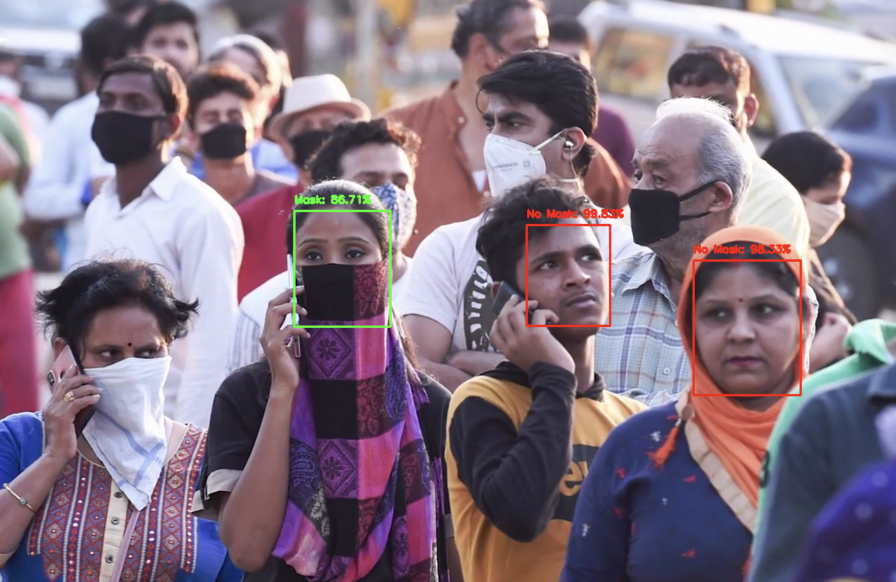
#> input picture images/no_mask_detection/pred1.png, 1791 x 1163 px (shown at 1/2 size); its folder holds 4 pictures in this run
$ python resize_images.py
#> lines starting #> are read from the running program, lines starting #| are printed output that depends on the picture
from PIL import Image
import os

# Configuration
INPUT_FOLDER = "images/no_mask_detection"          # Folder containing original images
OUTPUT_FOLDER = "images_resized/no_mask_detection" # Folder to save resized images (will be created)
TARGET_SIZE = (400, 400)        # (width, height) in pixels

def resize_images():
    # Create output folder if it doesn't exist
    os.makedirs(OUTPUT_FOLDER, exist_ok=True)

    # Loop through all files in the input folder
    for filename in os.listdir(INPUT_FOLDER):
        input_path = os.path.join(INPUT_FOLDER, filename)

        # Skip non-image files
        if not filename.lower().endswith(('.png', '.jpg', '.jpeg', '.gif', '.bmp')):
            continue

        try:
            # Open, resize, and save the image
            with Image.open(input_path) as img:
#> img is the input picture: PIL image 1791x1163 RGBA; mean R, G, B, A 130.9, 114.4, 129.8, 255
                img = img.resize(TARGET_SIZE, Image.Resampling.LANCZOS)
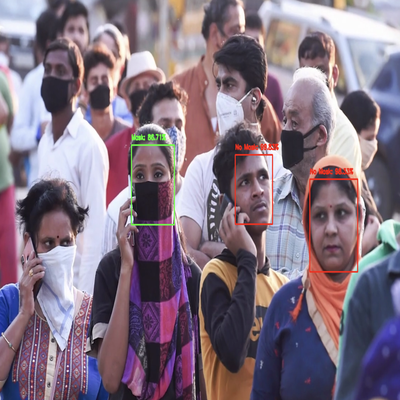
#> img: PIL image 400x400 RGBA; mean R, G, B, A 130.9, 114.4, 129.8, 255
                output_path = os.path.join(OUTPUT_FOLDER, filename)
                img.save(output_path)
                print(f"Resized: {filename} -> {TARGET_SIZE}")
        except Exception as e:
            print(f"Error processing {filename}: {e}")
#> pass 2 of the loop in resize_images, `for filename in os.listdir(INPUT_FOLDER):`:
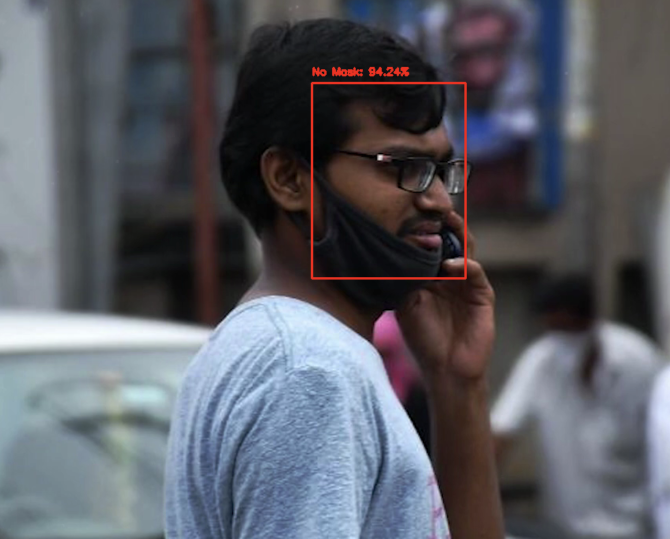
#> input picture images/no_mask_detection/pred2.png, 1340 x 1077 px (shown at 1/2 size)
#> in resize_images, img is the input picture: PIL image 1340x1077 RGBA; mean R, G, B, A 90.5, 92.4, 100.1, 255
#> in resize_images, `img = img.resize(TARGET_SIZE, Image.Resampling.LANCZOS)`:
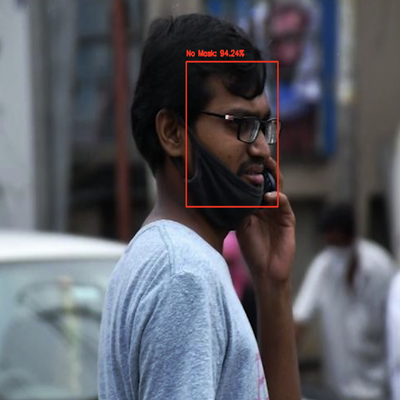
#> img: PIL image 400x400 RGBA; mean R, G, B, A 90.5, 92.4, 100.1, 255
#> pass 3 of the loop in resize_images, `for filename in os.listdir(INPUT_FOLDER):`:
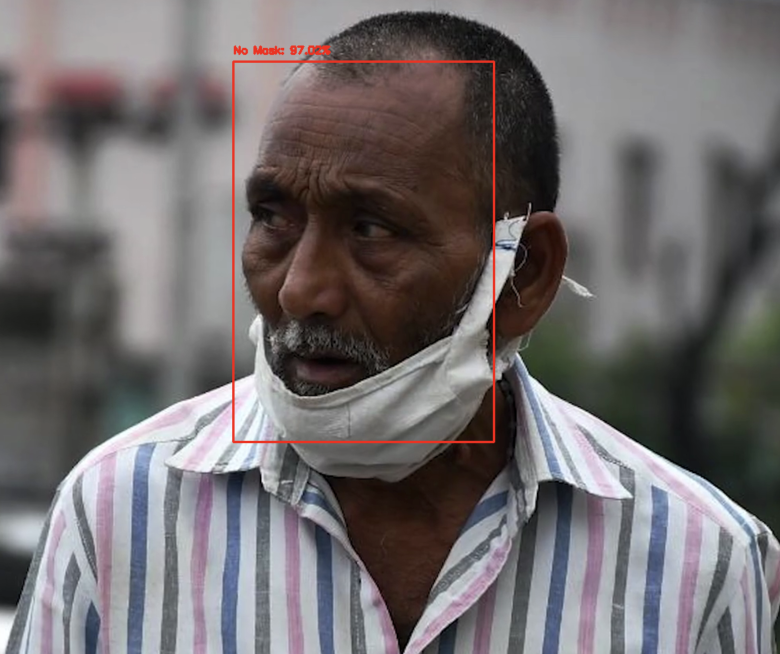
#> input picture images/no_mask_detection/pred3.png, 1560 x 1308 px (shown at 1/2 size)
#> in resize_images, img is the input picture: PIL image 1560x1308 RGBA; mean R, G, B, A 113.7, 108.7, 109.9, 255
#> in resize_images, `img = img.resize(TARGET_SIZE, Image.Resampling.LANCZOS)`:
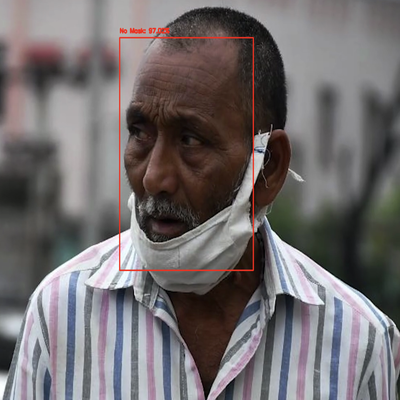
#> img: PIL image 400x400 RGBA; mean R, G, B, A 113.7, 108.7, 109.9, 255
#> the loop made 4 passes; the first 3 are shown

if __name__ == "__main__":
    resize_images()
